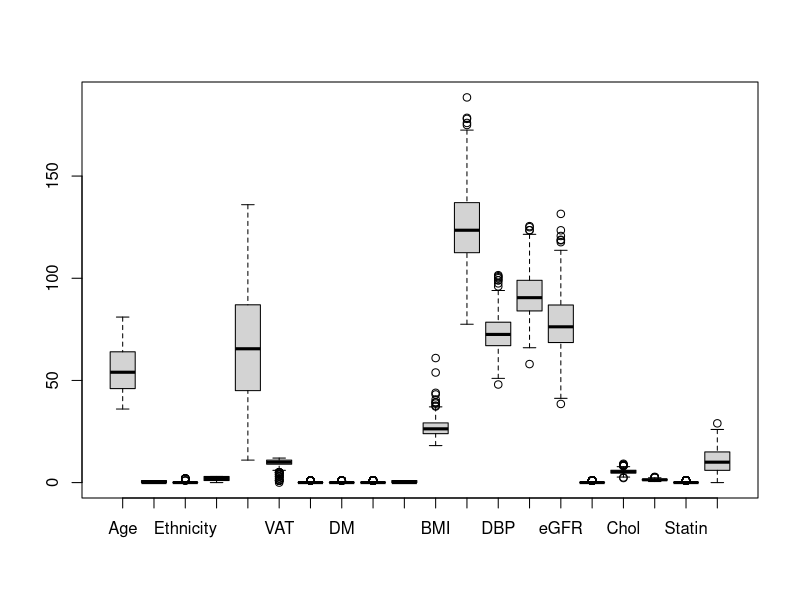
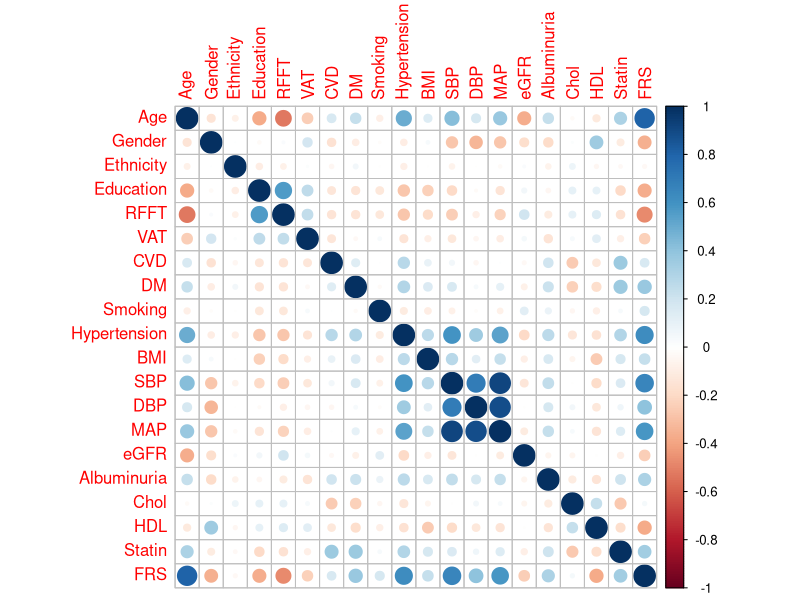

Generate these figures, in order, with R: (Note: this script raises an error after producing the figures.)
## ---- chunk 1
library(corrplot)
library(GGally)
library(car)
## ---- chunk 2
#Data Cleaning and Restructuring

Prevend<-read.csv("./../data/Prevend_Sample.csv")

head(Prevend)
dim(Prevend)
colSums(is.na(Prevend))

#Based on this sum there appears to be no N/A's but we need to make sure the entries are valid. 

## ---- chunk 3

range(Prevend)

#Ranges for each column to help identify if any values are out of range
#summary(Prevend)

#vat has at least one negative, #smoking has a negative, HDL and FRS have negatives 

## ---- chunk 4
#replacing negatives with NAs
Prevend2<-Prevend
Prevend2[Prevend2<0]<-NA
head(Prevend2)

Prevend2<-na.omit(Prevend2)
head(Prevend2)


## ---- chunk 5
#Summary Statistics and Graphics

#colMeans(Prevend2)
#summary(Prevend2)
#dim (Prevend2)
#We took out 42 data points

#Remove case#  from the data the box plot and regression
Prevend3<-Prevend2[-c(1)]
head(Prevend3)
boxplot(Prevend3)

## ---- chunk 6
prevend2corset<-Prevend2[-c(1)]
corsPrevend<-cor(prevend2corset)
corrplot(corsPrevend)
#corsPrevend

## ---- chunk 7
#We have some variables that are measuring the same thing (3 measures of blood pressure, two measures of cholesterol)

#MAP is calculated us DBP and SBP, so it make make sense to use it, Chol total includes HDL, so it would make sense to use these. But I am going to check 


#Taking out just the quantitative variables
Prevend3_Quant<-Prevend3[-c(2,3,4,7,8,9,10,16,19)]

#head(Prevend3_Quant)


#looking at eigenvalues to detects singularity

colones<-rep(1, times=458)
x<-cbind(colones,Prevend3_Quant$SBP,Prevend3_Quant$DBP,Prevend3_Quant$MAP)
eigens_bp<-eigen(t(x)%*%x)$values

eigens_bp

cond.number<-sqrt(eigens_bp[1]/eigens_bp[4])
cond.number


#same for cholesterol
y<-cbind(colones, Prevend3_Quant$Chol, Prevend3_Quant$HDL)

eigens_chol<-eigen(t(y)%*%y)$values

eigens_chol

cond.number<-sqrt(eigens_chol[1]/eigens_chol[3])
cond.number
#not as obviously a collinearity, these might be different because, I think there is a 'give and take' with good/bad cholesterol, so we can leave both in
## ---- chunk 8
lm.chol<-lm(RFFT~MAP+SBP+DBP,data=Prevend3)
summary(lm.chol)
anova(lm.chol)

lm2.chol<-lm(RFFT~MAP+DBP,data=Prevend3)

summary(lm2.chol)
anova(lm2.chol)

lm3.chol<-lm(RFFT~MAP,data=Prevend3)
summary(lm3.chol)
anova(lm3.chol)



## ---- chunk 9
n<-nrow(Prevend3_Quant)
backAICchol<-step(lm.chol, arg="back",data=Prevend3_Quant)

#back BIC
backBICchol<-step(lm.chol, arg="back",data=Prevend3_Quant,k=log(n))


#both models seem to want MAP and DBP but the above R^2 weren't too great
## ---- chunk 10
Prevend3_Quant2<-Prevend3_Quant[-c(5,6)]

head(Prevend3_Quant2)

lm.full.quant<-lm(RFFT~., data=Prevend3_Quant2)

summary(lm.full.quant)

backAICfull<-step(lm.full.quant,arg = backwards, data=Prevend3_Quant2)



## ---- chunk 11
#Look at any singularities 
X<-cbind(colones,Prevend3_Quant2)
eigenquant<-eigen(t(X)%*%X)
eigensquant$values
## ---- chunk 12
lm.backaicfull<-lm(RFFT ~ Age + VAT + BMI + Chol + FRS, data=Prevend3_Quant2)

summary(lm.backaicfull)
## ---- chunk 13
#back BIC full
backBICfull<-step(lm.full.quant,arg = backwards, data=Prevend3_Quant2,k=log(n))

## ---- chunk 14
lm.backbicfull<-lm(RFFT ~ Age + VAT + Chol + FRS, data=Prevend3_Quant2)

summary(lm.backbicfull)
## ---- chunk 15


categorical <- c("Gender", "Ethnicity", "Education", "CVD", "DM", "Smoking", "Hypertension", "Albuminuria", "Statin")
Prevend3 [, categorical] <- lapply(Prevend3[, categorical], factor)
str(Prevend3)





## ---- chunk 16
PrevendQuantCat<-Prevend3[-c(12,13)]
head(PrevendQuantCat)

## ---- chunk 17

#Age + VAT + BMI + Chol + FRS 




lm.limitedcat<-lm(RFFT~ Age + VAT + BMI + Chol + FRS +Gender+Ethnicity+Education+CVD+DM+Smoking+Hypertension+Albuminuria+Statin,data=PrevendQuantCat)


summary(lm.limitedcat)

## ---- chunk 18
#Back AIC

step(lm.limitedcat,arg = backwards, data=PrevendQuantCat)


## ---- chunk 19
summary(lm(RFFT ~ Age + VAT + Chol + FRS + Gender + Ethnicity + Education + 
    CVD + Smoking + Hypertension + Statin, data=PrevendQuantCat))
## ---- chunk 20
step(lm.limitedcat, arg = backwards, data=PrevendQuantCat,k=log(n))
## ---- chunk 21
summary(lm(RFFT ~ Age + Education, data=PrevendQuantCat))
## ---- chunk 22
summary(lm(RFFT ~ Age + Education+Statin, data=PrevendQuantCat))
## ---- chunk 23
lm.full<-lm(RFFT~.,data=PrevendQuantCat)

summary(lm.full)
## ---- chunk 24
step(lm.full, arg="backwards", data=PrevendQuantCat)
## ---- chunk 25
summary(lm(RFFT ~ Age + Gender + Ethnicity + Education + VAT + 
    CVD + Smoking + Hypertension + MAP + Chol + HDL + Statin, data=PrevendQuantCat))
## ---- chunk 26
step(lm.full, arg="backwards", data=PrevendQuantCat,k=log(n))

## ---- chunk 27
summary(lm(RFFT ~ Age + Education + Smoking, data=PrevendQuantCat))
## ---- chunk 28
summary(lm(RFFT ~ Age + Education + Smoking+Statin, data=PrevendQuantCat))
## ---- chunk 29
corqaunts<-cor(Prevend3_Quant2)

corrplot(corqaunts)

#FRS and age seem to be highly correlated, makes sense as this is a measure of congnitive function

## ---- chunk 30

#taking out only the ones wanted in the models
Prevend4<-PrevendQuantCat[-c(8,11,13,14,16,18)]
ggpairs(Prevend4[c("Age","RFFT","Gender","Ethnicity","Education")])
pairs(Prevend4[c("Age","RFFT","Gender","Ethnicity","Education")])
#It looks like Ethnicity does not have an even spread 
## ---- chunk 31
summary(Prevend4$Ethnicity)

#I am going to throw out ehtnicity because we have so few 1s and 2's relatively speaking 

summary(Prevend4$Education)

summary(Prevend4$Gender)
## ---- chunk 32
ggpairs(Prevend4[c("RFFT","VAT","CVD","Smoking","Hypertension")])
pairs(Prevend4[c("RFFT","VAT","CVD","Smoking","Hypertension")])
## ---- chunk 33
ggpairs(Prevend4[c("RFFT","MAP","Chol","Statin")])
pairs(Prevend4[c("RFFT","MAP","Chol","Statin")])
## ---- chunk 34
Prevend5<-Prevend4[-c(3)]

lm.5<-lm(RFFT~., data=Prevend5)
summary(lm(RFFT~., data=Prevend5))
## ---- chunk 35
backAIC<-step(lm.5, arg=backwards,data=Prevend5)

## ---- chunk 36
par(mfrow=c(2,3))
plot(lm.5, 1:6)
## ---- chunk 37
bc5<-boxCox(lm.5)

bc5$x[which.max(bc5$y)]
## ---- chunk 38
#This may suggest a square root transformation
Prevend6<-Prevend5
SqrtRFFT<-sqrt(Prevend5$RFFT)
Prevend6$RFFT<-SqrtRFFT

head(Prevend5)
head(Prevend6)

# colname

## ---- chunk 39
names(Prevend6)[4]<-'sqrtRFFT'
head(Prevend6)


## ---- chunk 40
lm.rooty<-lm(sqrtRFFT~., data=Prevend6)

summary(lm.rooty)
## ---- chunk 41
par(mfrow=c(2,3))
plot(lm.rooty, 1:6)
## ---- chunk 42
boxCox(lm.rooty)
## ---- chunk 43
step(lm.rooty, arg=backwards, data=Prevend6)
## ---- chunk 44
summary(lm(sqrtRFFT ~ Age + Education + VAT + Smoking + Chol + 
    Statin,data=Prevend6))
